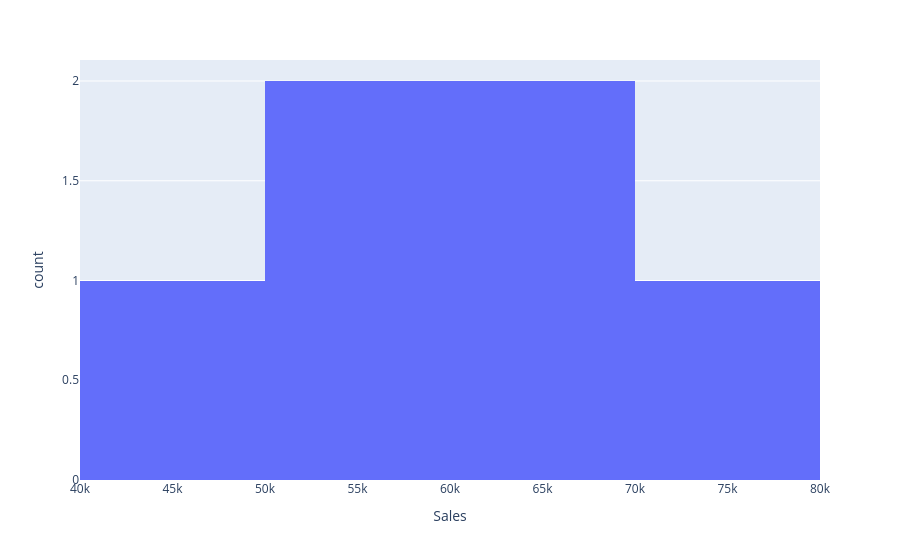

This figure's notebook cell:
### Markdown cell above
### Histogram

### Code cell
fig = px.histogram(
    sales_data,
    x="Sales"
)

fig.show()

### Figure 1 — Plotly figure (JSON) as saved in the notebook; plotly's stock layout.template omitted (floating-point values rounded to 4 significant figures)
{"data": [{"alignmentgroup": "True", "bingroup": "x", "hovertemplate": "Sales=%{x}<br>count=%{y}<extra></extra>", "legendgroup": "", "marker": {"color": "#636efa", "pattern": {"shape": ""}}, "name": "", "offsetgroup": "", "orientation": "v", "showlegend": false, "type": "histogram", "x": [45000, 52000, 61000, 58000, 67000, 72000], "xaxis": "x", "yaxis": "y"}], "layout": {"barmode": "relative", "legend": {"tracegroupgap": 0}, "margin": {"t": 60}, "xaxis": {"anchor": "y", "domain": [0, 1], "title": {"text": "Sales"}}, "yaxis": {"anchor": "x", "domain": [0, 1], "title": {"text": "count"}}}}
